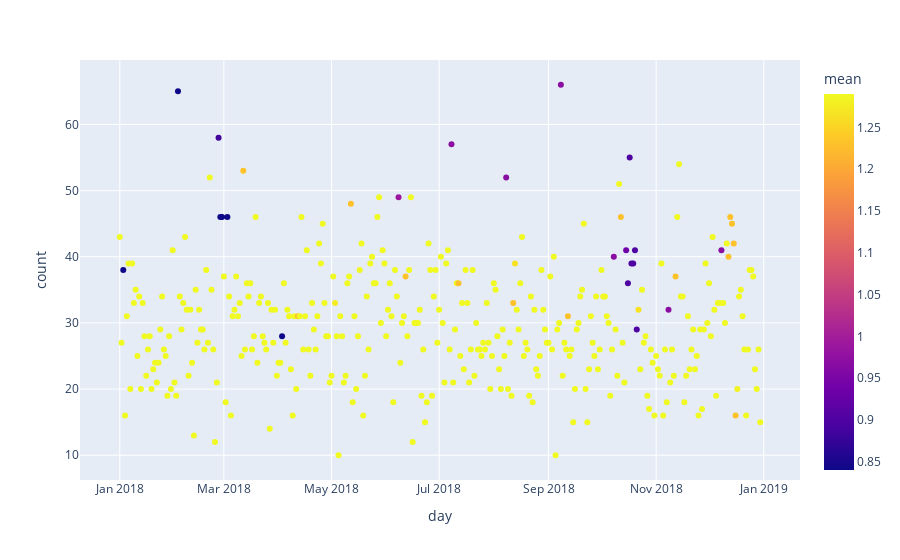

Notebook code cell kept with this figure:
### Code cell
purchases = filtered_transactions.groupby("day").describe()["purchase_price"]

### Figure 1 — Plotly figure (JSON) as saved in the notebook; plotly's stock layout.template omitted (floating-point values rounded to 4 significant figures; data arrays with more than 128 entries replaced by an {"elided": "..."} marker saying what was removed)
{"data": [{"hovertemplate": "day=%{x}<br>count=%{y}<br>mean=%{marker.color}<extra></extra>", "legendgroup": "", "marker": {"color": {"elided": "364 float values"}, "coloraxis": "coloraxis", "symbol": "circle"}, "mode": "markers", "name": "", "orientation": "v", "showlegend": false, "type": "scatter", "x": {"elided": "364 str values"}, "xaxis": "x", "y": {"elided": "364 int values"}, "yaxis": "y"}], "layout": {"coloraxis": {"colorbar": {"title": {"text": "mean"}}, "colorscale": [[0, "#0d0887"], [0.1111, "#46039f"], [0.2222, "#7201a8"], [0.3333, "#9c179e"], [0.4444, "#bd3786"], [0.5556, "#d8576b"], [0.6667, "#ed7953"], [0.7778, "#fb9f3a"], [0.8889, "#fdca26"], [1, "#f0f921"]]}, "legend": {"tracegroupgap": 0}, "margin": {"t": 60}, "xaxis": {"anchor": "y", "domain": [0, 1], "title": {"text": "day"}}, "yaxis": {"anchor": "x", "domain": [0, 1], "title": {"text": "count"}}}}
